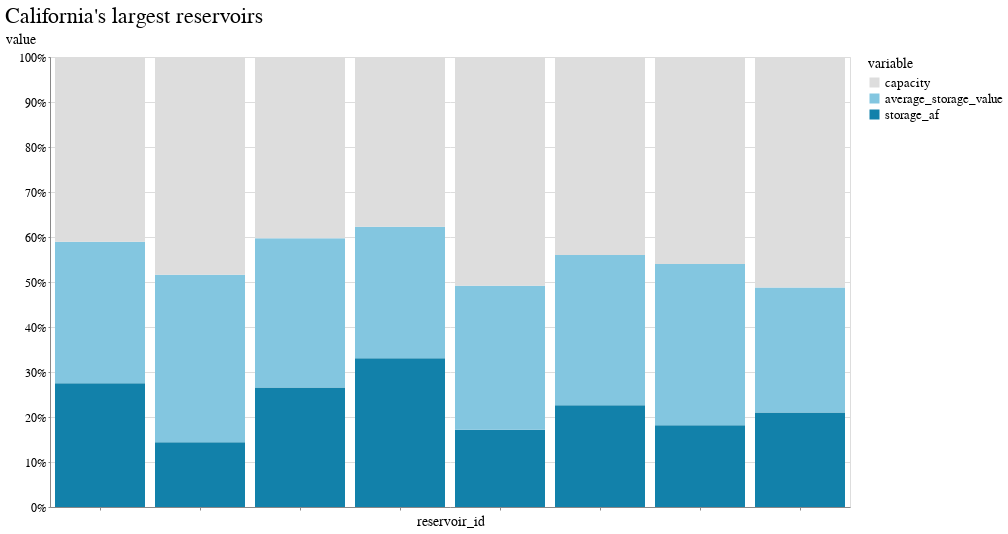

Here is the notebook cell this chart was saved with:
### Code cell
domain = ["capacity", "average_storage_value", "storage_af", ]
range_ = ['#ddd', '#83c6e0', '#1281aa', ]

alt.Chart(melt).mark_bar().encode(
    x=alt.X('reservoir_id', axis=alt.Axis(labels=False)),
    y=alt.Y('value',stack="normalize"),
    order="bar_order",
    color=alt.Color(
        'variable', 
        scale=alt.Scale(domain=domain, range=range_), 
        #sort='descending'
    ),
    tooltip=["reservoir_id"]
).properties(title="California's largest reservoirs")

### Figure 1 — Vega-Lite specification as saved in the notebook (floating-point values rounded to 4 significant figures)
{"config": {"view": {"width": 800, "height": 450}, "background": "#ffffff", "title": {"anchor": "start", "font": "BentonGothic-Bold, sans", "fontColor": "#000000", "fontSize": 22, "fontWeight": "normal"}, "arc": {"fill": "#82c6df"}, "area": {"fill": "#82c6df"}, "line": {"stroke": "#82c6df", "strokeWidth": 3}, "path": {"stroke": "#82c6df"}, "rect": {"fill": "#82c6df"}, "shape": {"stroke": "#82c6df"}, "bar": {"fill": "#82c6df"}, "point": {"stroke": "#82c6df"}, "symbol": {"fill": "#82c6df", "size": 30}, "axis": {"titleFont": "BentonGothic-Bold, sans", "titleFontSize": 14, "titleFontWeight": "normal", "labelFont": "BentonGothic, sans", "labelFontSize": 12, "labelFontWeight": "normal"}, "axisX": {"labelAngle": 0, "labelPadding": 4, "tickSize": 3}, "axisY": {"labelBaseline": "middle", "maxExtent": 45, "minExtent": 45, "tickSize": 2, "titleAlign": "left", "titleAngle": 0, "titleX": -45, "titleY": -11}, "legend": {"titleFont": "BentonGothic-Bold, sans", "titleFontSize": 14, "titleFontWeight": "normal", "symbolType": "square", "labelFont": "BentonGothic, sans", "labelFontSize": 13}, "range": {"category": ["#3580b1", "#ec8431", "#ab7fb4", "#c89d29", "#adc839", "#829eb1"], "diverging": ["#e68a4f", "#f4bb6a", "#f9e39c", "#dadfe2", "#a6b7c6", "#849eae"], "heatmap": ["#fbf2c7", "#f9e39c", "#f8d36e", "#f4bb6a", "#e68a4f", "#d15a40", "#ab4232"], "ordinal": ["#fbf2c7", "#f9e39c", "#f8d36e", "#f4bb6a", "#e68a4f", "#d15a40", "#ab4232"], "ramp": ["#fbf2c7", "#f9e39c", "#f8d36e", "#f4bb6a", "#e68a4f", "#d15a40", "#ab4232"]}}, "data": {"name": "data-b0ea8cb6a59ad2fcaf01e15d8d4b50f7"}, "mark": "bar", "encoding": {"color": {"field": "variable", "scale": {"domain": ["capacity", "average_storage_value", "storage_af"], "range": ["#ddd", "#83c6e0", "#1281aa"]}, "type": "nominal"}, "order": {"field": "bar_order", "type": "quantitative"}, "tooltip": [{"field": "reservoir_id", "type": "nominal"}], "x": {"axis": {"labels": false}, "field": "reservoir_id", "type": "nominal"}, "y": {"field": "value", "stack": "normalize", "type": "quantitative"}}, "title": "California's largest reservoirs", "$schema": "https://vega.github.io/schema/vega-lite/v4.17.0.json", "datasets": {"data-b0ea8cb6a59ad2fcaf01e15d8d4b50f7": [{"reservoir_id": "CLE", "variable": "storage_af", "value": 727200.0, "bar_order": 1}, {"reservoir_id": "SHA", "variable": "storage_af", "value": 1800000.0, "bar_order": 1}, {"reservoir_id": "ALM", "variable": "storage_af", "value": 876100.0, "bar_order": 1}, {"reservoir_id": "ORO", "variable": "storage_af", "value": 1817000.0, "bar_order": 1}, {"reservoir_id": "FOL", "variable": "storage_af", "value": 855500.0, "bar_order": 1}, {"reservoir_id": "NML", "variable": "storage_af", "value": 811100.0, "bar_order": 1}, {"reservoir_id": "DNP", "variable": "storage_af", "value": 1339000.0, "bar_order": 1}, {"reservoir_id": "SNL", "variable": "storage_af", "value": 837000.0, "bar_order": 1}, {"reservoir_id": "CLE", "variable": "average_storage_value", "value": 1882000.0, "bar_order": 2}, {"reservoir_id": "SHA", "variable": "average_storage_value", "value": 3540000.0, "bar_order": 2}, {"reservoir_id": "ALM", "variable": "average_storage_value", "value": 1000000.0, "bar_order": 2}, {"reservoir_id": "ORO", "variable": "average_storage_value", "value": 2688000.0, "bar_order": 2}, {"reservoir_id": "FOL", "variable": "average_storage_value", "value": 756300.0, "bar_order": 2}, {"reservoir_id": "NML", "variable": "average_storage_value", "value": 1508000.0, "bar_order": 2}, {"reservoir_id": "DNP", "variable": "average_storage_value", "value": 1672000.0, "bar_order": 2}, {"reservoir_id": "SNL", "variable": "average_storage_value", "value": 1106000.0, "bar_order": 2}, {"reservoir_id": "CLE", "variable": "capacity", "value": 2448000.0, "bar_order": 3}, {"reservoir_id": "SHA", "variable": "capacity", "value": 4552000.0, "bar_order": 3}, {"reservoir_id": "ALM", "variable": "capacity", "value": 1308000.0, "bar_order": 3}, {"reservoir_id": "ORO", "variable": "capacity", "value": 3538000.0, "bar_order": 3}, {"reservoir_id": "FOL", "variable": "capacity", "value": 977000.0, "bar_order": 3}, {"reservoir_id": "NML", "variable": "capacity", "value": 2400000.0, "bar_order": 3}, {"reservoir_id": "DNP", "variable": "capacity", "value": 2030000.0, "bar_order": 3}, {"reservoir_id": "SNL", "variable": "capacity", "value": 2041000.0, "bar_order": 3}]}}
